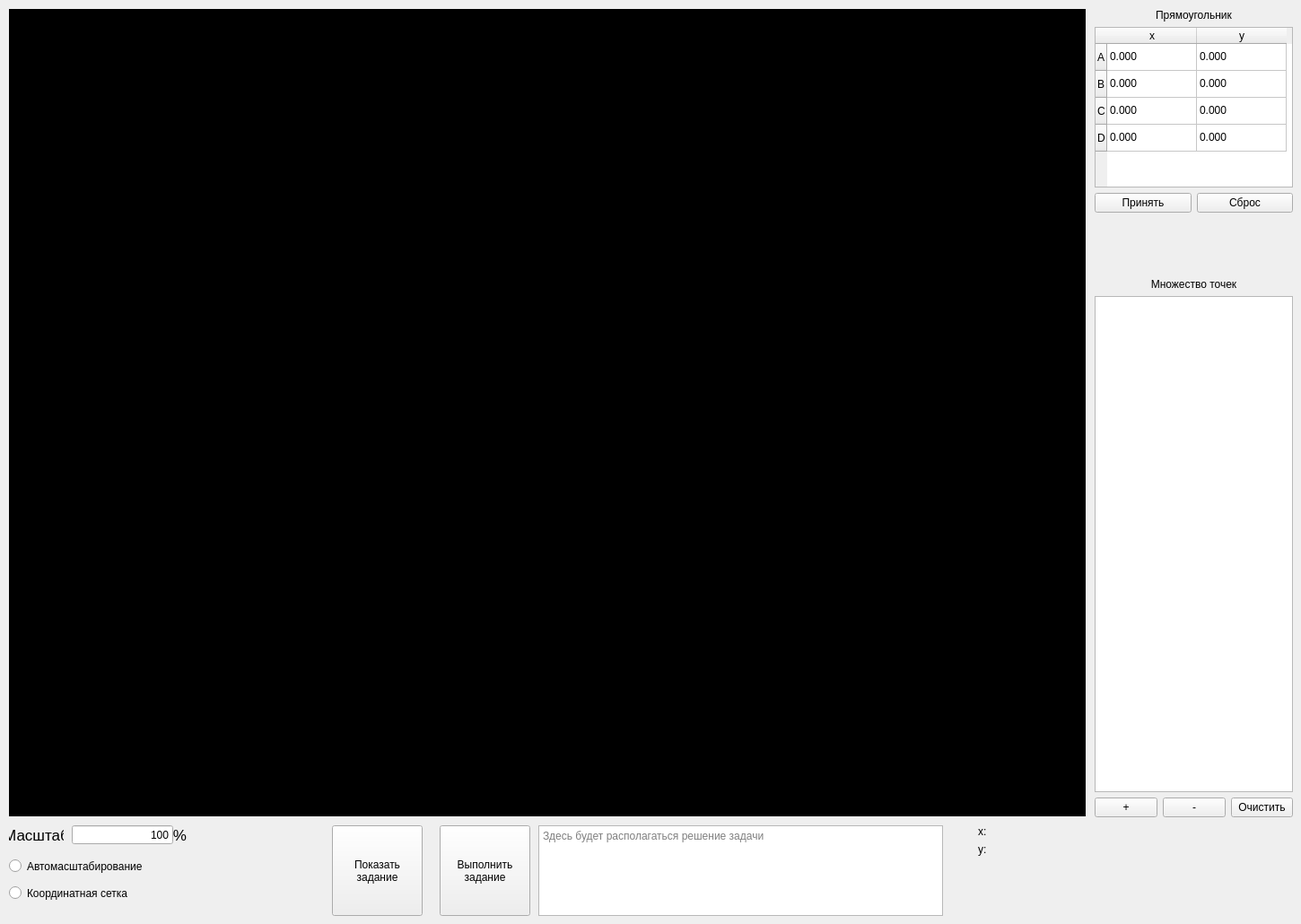
<?xml version="1.0" encoding="UTF-8"?>
<ui version="4.0">
 <class>MainWindow</class>
 <widget class="QMainWindow" name="MainWindow">
  <property name="geometry">
   <rect>
    <x>0</x>
    <y>0</y>
    <width>1450</width>
    <height>1030</height>
   </rect>
  </property>
  <property name="sizePolicy">
   <sizepolicy hsizetype="Fixed" vsizetype="Fixed">
    <horstretch>0</horstretch>
    <verstretch>0</verstretch>
   </sizepolicy>
  </property>
  <property name="minimumSize">
   <size>
    <width>1450</width>
    <height>1030</height>
   </size>
  </property>
  <property name="maximumSize">
   <size>
    <width>1450</width>
    <height>1030</height>
   </size>
  </property>
  <property name="windowTitle">
   <string>Лабораторная работа №1</string>
  </property>
  <property name="tabShape">
   <enum>QTabWidget::Rounded</enum>
  </property>
  <property name="unifiedTitleAndToolBarOnMac">
   <bool>true</bool>
  </property>
  <widget class="QWidget" name="centralwidget">
   <widget class="QPushButton" name="showTaskButton">
    <property name="geometry">
     <rect>
      <x>370</x>
      <y>920</y>
      <width>101</width>
      <height>101</height>
     </rect>
    </property>
    <property name="text">
     <string>Показать
задание</string>
    </property>
   </widget>
   <widget class="QGraphicsView" name="graphicsView">
    <property name="geometry">
     <rect>
      <x>10</x>
      <y>10</y>
      <width>1200</width>
      <height>900</height>
     </rect>
    </property>
    <property name="sizePolicy">
     <sizepolicy hsizetype="Fixed" vsizetype="Fixed">
      <horstretch>0</horstretch>
      <verstretch>0</verstretch>
     </sizepolicy>
    </property>
    <property name="palette">
     <palette>
      <active>
       <colorrole role="WindowText">
        <brush brushstyle="SolidPattern">
         <color alpha="255">
          <red>255</red>
          <green>255</green>
          <blue>255</blue>
         </color>
        </brush>
       </colorrole>
       <colorrole role="Button">
        <brush brushstyle="SolidPattern">
         <color alpha="255">
          <red>0</red>
          <green>0</green>
          <blue>0</blue>
         </color>
        </brush>
       </colorrole>
       <colorrole role="Light">
        <brush brushstyle="SolidPattern">
         <color alpha="255">
          <red>0</red>
          <green>0</green>
          <blue>0</blue>
         </color>
        </brush>
       </colorrole>
       <colorrole role="Midlight">
        <brush brushstyle="SolidPattern">
         <color alpha="255">
          <red>0</red>
          <green>0</green>
          <blue>0</blue>
         </color>
        </brush>
       </colorrole>
       <colorrole role="Dark">
        <brush brushstyle="SolidPattern">
         <color alpha="255">
          <red>0</red>
          <green>0</green>
          <blue>0</blue>
         </color>
        </brush>
       </colorrole>
       <colorrole role="Mid">
        <brush brushstyle="SolidPattern">
         <color alpha="255">
          <red>0</red>
          <green>0</green>
          <blue>0</blue>
         </color>
        </brush>
       </colorrole>
       <colorrole role="Text">
        <brush brushstyle="SolidPattern">
         <color alpha="255">
          <red>255</red>
          <green>255</green>
          <blue>255</blue>
         </color>
        </brush>
       </colorrole>
       <colorrole role="BrightText">
        <brush brushstyle="SolidPattern">
         <color alpha="255">
          <red>255</red>
          <green>255</green>
          <blue>255</blue>
         </color>
        </brush>
       </colorrole>
       <colorrole role="ButtonText">
        <brush brushstyle="SolidPattern">
         <color alpha="255">
          <red>255</red>
          <green>255</green>
          <blue>255</blue>
         </color>
        </brush>
       </colorrole>
       <colorrole role="Base">
        <brush brushstyle="SolidPattern">
         <color alpha="255">
          <red>0</red>
          <green>0</green>
          <blue>0</blue>
         </color>
        </brush>
       </colorrole>
       <colorrole role="Window">
        <brush brushstyle="SolidPattern">
         <color alpha="255">
          <red>0</red>
          <green>0</green>
          <blue>0</blue>
         </color>
        </brush>
       </colorrole>
       <colorrole role="Shadow">
        <brush brushstyle="SolidPattern">
         <color alpha="255">
          <red>0</red>
          <green>0</green>
          <blue>0</blue>
         </color>
        </brush>
       </colorrole>
       <colorrole role="AlternateBase">
        <brush brushstyle="SolidPattern">
         <color alpha="255">
          <red>0</red>
          <green>0</green>
          <blue>0</blue>
         </color>
        </brush>
       </colorrole>
       <colorrole role="ToolTipBase">
        <brush brushstyle="SolidPattern">
         <color alpha="255">
          <red>255</red>
          <green>255</green>
          <blue>220</blue>
         </color>
        </brush>
       </colorrole>
       <colorrole role="ToolTipText">
        <brush brushstyle="SolidPattern">
         <color alpha="255">
          <red>0</red>
          <green>0</green>
          <blue>0</blue>
         </color>
        </brush>
       </colorrole>
       <colorrole role="PlaceholderText">
        <brush brushstyle="SolidPattern">
         <color alpha="127">
          <red>255</red>
          <green>255</green>
          <blue>255</blue>
         </color>
        </brush>
       </colorrole>
       <colorrole role="Accent">
        <brush brushstyle="SolidPattern">
         <color alpha="255">
          <red>0</red>
          <green>0</green>
          <blue>0</blue>
         </color>
        </brush>
       </colorrole>
      </active>
      <inactive>
       <colorrole role="WindowText">
        <brush brushstyle="SolidPattern">
         <color alpha="255">
          <red>255</red>
          <green>255</green>
          <blue>255</blue>
         </color>
        </brush>
       </colorrole>
       <colorrole role="Button">
        <brush brushstyle="SolidPattern">
         <color alpha="255">
          <red>0</red>
          <green>0</green>
          <blue>0</blue>
         </color>
        </brush>
       </colorrole>
       <colorrole role="Light">
        <brush brushstyle="SolidPattern">
         <color alpha="255">
          <red>0</red>
          <green>0</green>
          <blue>0</blue>
         </color>
        </brush>
       </colorrole>
       <colorrole role="Midlight">
        <brush brushstyle="SolidPattern">
         <color alpha="255">
          <red>0</red>
          <green>0</green>
          <blue>0</blue>
         </color>
        </brush>
       </colorrole>
       <colorrole role="Dark">
        <brush brushstyle="SolidPattern">
         <color alpha="255">
          <red>0</red>
          <green>0</green>
          <blue>0</blue>
         </color>
        </brush>
       </colorrole>
       <colorrole role="Mid">
        <brush brushstyle="SolidPattern">
         <color alpha="255">
          <red>0</red>
          <green>0</green>
          <blue>0</blue>
         </color>
        </brush>
       </colorrole>
       <colorrole role="Text">
        <brush brushstyle="SolidPattern">
         <color alpha="255">
          <red>255</red>
          <green>255</green>
          <blue>255</blue>
         </color>
        </brush>
       </colorrole>
       <colorrole role="BrightText">
        <brush brushstyle="SolidPattern">
         <color alpha="255">
          <red>255</red>
          <green>255</green>
          <blue>255</blue>
         </color>
        </brush>
       </colorrole>
       <colorrole role="ButtonText">
        <brush brushstyle="SolidPattern">
         <color alpha="255">
          <red>255</red>
          <green>255</green>
          <blue>255</blue>
         </color>
        </brush>
       </colorrole>
       <colorrole role="Base">
        <brush brushstyle="SolidPattern">
         <color alpha="255">
          <red>0</red>
          <green>0</green>
          <blue>0</blue>
         </color>
        </brush>
       </colorrole>
       <colorrole role="Window">
        <brush brushstyle="SolidPattern">
         <color alpha="255">
          <red>0</red>
          <green>0</green>
          <blue>0</blue>
         </color>
        </brush>
       </colorrole>
       <colorrole role="Shadow">
        <brush brushstyle="SolidPattern">
         <color alpha="255">
          <red>0</red>
          <green>0</green>
          <blue>0</blue>
         </color>
        </brush>
       </colorrole>
       <colorrole role="AlternateBase">
        <brush brushstyle="SolidPattern">
         <color alpha="255">
          <red>0</red>
          <green>0</green>
          <blue>0</blue>
         </color>
        </brush>
       </colorrole>
       <colorrole role="ToolTipBase">
        <brush brushstyle="SolidPattern">
         <color alpha="255">
          <red>255</red>
          <green>255</green>
          <blue>220</blue>
         </color>
        </brush>
       </colorrole>
       <colorrole role="ToolTipText">
        <brush brushstyle="SolidPattern">
         <color alpha="255">
          <red>0</red>
          <green>0</green>
          <blue>0</blue>
         </color>
        </brush>
       </colorrole>
       <colorrole role="PlaceholderText">
        <brush brushstyle="SolidPattern">
         <color alpha="127">
          <red>255</red>
          <green>255</green>
          <blue>255</blue>
         </color>
        </brush>
       </colorrole>
       <colorrole role="Accent">
        <brush brushstyle="SolidPattern">
         <color alpha="255">
          <red>0</red>
          <green>0</green>
          <blue>0</blue>
         </color>
        </brush>
       </colorrole>
      </inactive>
      <disabled>
       <colorrole role="WindowText">
        <brush brushstyle="SolidPattern">
         <color alpha="255">
          <red>0</red>
          <green>0</green>
          <blue>0</blue>
         </color>
        </brush>
       </colorrole>
       <colorrole role="Button">
        <brush brushstyle="SolidPattern">
         <color alpha="255">
          <red>0</red>
          <green>0</green>
          <blue>0</blue>
         </color>
        </brush>
       </colorrole>
       <colorrole role="Light">
        <brush brushstyle="SolidPattern">
         <color alpha="255">
          <red>0</red>
          <green>0</green>
          <blue>0</blue>
         </color>
        </brush>
       </colorrole>
       <colorrole role="Midlight">
        <brush brushstyle="SolidPattern">
         <color alpha="255">
          <red>0</red>
          <green>0</green>
          <blue>0</blue>
         </color>
        </brush>
       </colorrole>
       <colorrole role="Dark">
        <brush brushstyle="SolidPattern">
         <color alpha="255">
          <red>0</red>
          <green>0</green>
          <blue>0</blue>
         </color>
        </brush>
       </colorrole>
       <colorrole role="Mid">
        <brush brushstyle="SolidPattern">
         <color alpha="255">
          <red>0</red>
          <green>0</green>
          <blue>0</blue>
         </color>
        </brush>
       </colorrole>
       <colorrole role="Text">
        <brush brushstyle="SolidPattern">
         <color alpha="255">
          <red>0</red>
          <green>0</green>
          <blue>0</blue>
         </color>
        </brush>
       </colorrole>
       <colorrole role="BrightText">
        <brush brushstyle="SolidPattern">
         <color alpha="255">
          <red>255</red>
          <green>255</green>
          <blue>255</blue>
         </color>
        </brush>
       </colorrole>
       <colorrole role="ButtonText">
        <brush brushstyle="SolidPattern">
         <color alpha="255">
          <red>0</red>
          <green>0</green>
          <blue>0</blue>
         </color>
        </brush>
       </colorrole>
       <colorrole role="Base">
        <brush brushstyle="SolidPattern">
         <color alpha="255">
          <red>0</red>
          <green>0</green>
          <blue>0</blue>
         </color>
        </brush>
       </colorrole>
       <colorrole role="Window">
        <brush brushstyle="SolidPattern">
         <color alpha="255">
          <red>0</red>
          <green>0</green>
          <blue>0</blue>
         </color>
        </brush>
       </colorrole>
       <colorrole role="Shadow">
        <brush brushstyle="SolidPattern">
         <color alpha="255">
          <red>0</red>
          <green>0</green>
          <blue>0</blue>
         </color>
        </brush>
       </colorrole>
       <colorrole role="AlternateBase">
        <brush brushstyle="SolidPattern">
         <color alpha="255">
          <red>0</red>
          <green>0</green>
          <blue>0</blue>
         </color>
        </brush>
       </colorrole>
       <colorrole role="ToolTipBase">
        <brush brushstyle="SolidPattern">
         <color alpha="255">
          <red>255</red>
          <green>255</green>
          <blue>220</blue>
         </color>
        </brush>
       </colorrole>
       <colorrole role="ToolTipText">
        <brush brushstyle="SolidPattern">
         <color alpha="255">
          <red>0</red>
          <green>0</green>
          <blue>0</blue>
         </color>
        </brush>
       </colorrole>
       <colorrole role="PlaceholderText">
        <brush brushstyle="SolidPattern">
         <color alpha="127">
          <red>0</red>
          <green>0</green>
          <blue>0</blue>
         </color>
        </brush>
       </colorrole>
       <colorrole role="Accent">
        <brush brushstyle="SolidPattern">
         <color alpha="255">
          <red>0</red>
          <green>0</green>
          <blue>0</blue>
         </color>
        </brush>
       </colorrole>
      </disabled>
     </palette>
    </property>
    <property name="cursor" stdset="0">
     <cursorShape>WaitCursor</cursorShape>
    </property>
    <property name="verticalScrollBarPolicy">
     <enum>Qt::ScrollBarAlwaysOff</enum>
    </property>
    <property name="horizontalScrollBarPolicy">
     <enum>Qt::ScrollBarAlwaysOff</enum>
    </property>
    <property name="dragMode">
     <enum>QGraphicsView::NoDrag</enum>
    </property>
    <property name="transformationAnchor">
     <enum>QGraphicsView::NoAnchor</enum>
    </property>
    <property name="resizeAnchor">
     <enum>QGraphicsView::NoAnchor</enum>
    </property>
    <property name="viewportUpdateMode">
     <enum>QGraphicsView::NoViewportUpdate</enum>
    </property>
   </widget>
   <widget class="QRadioButton" name="showCoordinatesRadio">
    <property name="enabled">
     <bool>true</bool>
    </property>
    <property name="geometry">
     <rect>
      <x>10</x>
      <y>980</y>
      <width>171</width>
      <height>31</height>
     </rect>
    </property>
    <property name="text">
     <string>Координатная сетка</string>
    </property>
    <property name="checked">
     <bool>false</bool>
    </property>
    <property name="autoExclusive">
     <bool>false</bool>
    </property>
   </widget>
   <widget class="QLabel" name="sizeLabel">
    <property name="geometry">
     <rect>
      <x>10</x>
      <y>920</y>
      <width>61</width>
      <height>21</height>
     </rect>
    </property>
    <property name="font">
     <font>
      <pointsize>13</pointsize>
     </font>
    </property>
    <property name="text">
     <string>Масштаб</string>
    </property>
    <property name="alignment">
     <set>Qt::AlignCenter</set>
    </property>
   </widget>
   <widget class="QLineEdit" name="sizeInput">
    <property name="geometry">
     <rect>
      <x>80</x>
      <y>920</y>
      <width>113</width>
      <height>21</height>
     </rect>
    </property>
    <property name="text">
     <string>100</string>
    </property>
    <property name="alignment">
     <set>Qt::AlignRight|Qt::AlignTrailing|Qt::AlignVCenter</set>
    </property>
   </widget>
   <widget class="QLabel" name="percentLabel">
    <property name="geometry">
     <rect>
      <x>170</x>
      <y>920</y>
      <width>61</width>
      <height>21</height>
     </rect>
    </property>
    <property name="font">
     <font>
      <pointsize>13</pointsize>
     </font>
    </property>
    <property name="text">
     <string>%</string>
    </property>
    <property name="alignment">
     <set>Qt::AlignCenter</set>
    </property>
   </widget>
   <widget class="QWidget" name="formLayoutWidget">
    <property name="geometry">
     <rect>
      <x>1090</x>
      <y>920</y>
      <width>121</width>
      <height>44</height>
     </rect>
    </property>
    <layout class="QFormLayout" name="formLayout">
     <property name="sizeConstraint">
      <enum>QLayout::SetFixedSize</enum>
     </property>
     <property name="fieldGrowthPolicy">
      <enum>QFormLayout::AllNonFixedFieldsGrow</enum>
     </property>
     <property name="labelAlignment">
      <set>Qt::AlignLeading|Qt::AlignLeft|Qt::AlignVCenter</set>
     </property>
     <item row="0" column="1">
      <widget class="QLabel" name="cursorPositionX">
       <property name="text">
        <string/>
       </property>
      </widget>
     </item>
     <item row="1" column="0">
      <widget class="QLabel" name="positionLabelY">
       <property name="text">
        <string>y:</string>
       </property>
      </widget>
     </item>
     <item row="0" column="0">
      <widget class="QLabel" name="positionLabelX">
       <property name="sizePolicy">
        <sizepolicy hsizetype="Fixed" vsizetype="Fixed">
         <horstretch>0</horstretch>
         <verstretch>0</verstretch>
        </sizepolicy>
       </property>
       <property name="text">
        <string>x:</string>
       </property>
      </widget>
     </item>
     <item row="1" column="1">
      <widget class="QLabel" name="cursorPositionY">
       <property name="text">
        <string/>
       </property>
      </widget>
     </item>
    </layout>
   </widget>
   <widget class="QWidget" name="verticalLayoutWidget">
    <property name="geometry">
     <rect>
      <x>1220</x>
      <y>310</y>
      <width>221</width>
      <height>601</height>
     </rect>
    </property>
    <layout class="QVBoxLayout" name="tableLayout">
     <item>
      <widget class="QLabel" name="tableLayoutLabel">
       <property name="text">
        <string>Множество точек</string>
       </property>
       <property name="alignment">
        <set>Qt::AlignCenter</set>
       </property>
      </widget>
     </item>
     <item>
      <widget class="QTableView" name="pointsTableView"/>
     </item>
     <item>
      <layout class="QHBoxLayout" name="horizontalLayout">
       <property name="sizeConstraint">
        <enum>QLayout::SetFixedSize</enum>
       </property>
       <item>
        <widget class="QPushButton" name="addRecordButton">
         <property name="text">
          <string>+</string>
         </property>
        </widget>
       </item>
       <item>
        <widget class="QPushButton" name="deleteRecordButton">
         <property name="text">
          <string>-</string>
         </property>
        </widget>
       </item>
       <item>
        <widget class="QPushButton" name="clearRecordsButton">
         <property name="text">
          <string>Очистить</string>
         </property>
        </widget>
       </item>
      </layout>
     </item>
    </layout>
   </widget>
   <widget class="QWidget" name="verticalLayoutWidget_2">
    <property name="geometry">
     <rect>
      <x>1220</x>
      <y>10</y>
      <width>221</width>
      <height>292</height>
     </rect>
    </property>
    <layout class="QVBoxLayout" name="verticalLayout" stretch="0,3,1,1">
     <property name="sizeConstraint">
      <enum>QLayout::SetDefaultConstraint</enum>
     </property>
     <item>
      <widget class="QLabel" name="rectangleLabel">
       <property name="sizePolicy">
        <sizepolicy hsizetype="Preferred" vsizetype="Fixed">
         <horstretch>0</horstretch>
         <verstretch>0</verstretch>
        </sizepolicy>
       </property>
       <property name="text">
        <string>Прямоугольник</string>
       </property>
       <property name="alignment">
        <set>Qt::AlignCenter</set>
       </property>
      </widget>
     </item>
     <item>
      <widget class="QTableWidget" name="rectangleTableWidget">
       <property name="sizePolicy">
        <sizepolicy hsizetype="Expanding" vsizetype="Expanding">
         <horstretch>0</horstretch>
         <verstretch>0</verstretch>
        </sizepolicy>
       </property>
       <row>
        <property name="text">
         <string>A</string>
        </property>
       </row>
       <row>
        <property name="text">
         <string>B</string>
        </property>
       </row>
       <row>
        <property name="text">
         <string>C</string>
        </property>
       </row>
       <row>
        <property name="text">
         <string>D</string>
        </property>
       </row>
       <column>
        <property name="text">
         <string>x</string>
        </property>
       </column>
       <column>
        <property name="text">
         <string>y</string>
        </property>
       </column>
       <item row="0" column="0">
        <property name="text">
         <string>0.000</string>
        </property>
       </item>
       <item row="0" column="1">
        <property name="text">
         <string>0.000</string>
        </property>
       </item>
       <item row="1" column="0">
        <property name="text">
         <string>0.000</string>
        </property>
       </item>
       <item row="1" column="1">
        <property name="text">
         <string>0.000</string>
        </property>
       </item>
       <item row="2" column="0">
        <property name="text">
         <string>0.000</string>
        </property>
       </item>
       <item row="2" column="1">
        <property name="text">
         <string>0.000</string>
        </property>
       </item>
       <item row="3" column="0">
        <property name="text">
         <string>0.000</string>
        </property>
       </item>
       <item row="3" column="1">
        <property name="text">
         <string>0.000</string>
        </property>
       </item>
      </widget>
     </item>
     <item>
      <layout class="QHBoxLayout" name="horizontalLayout_2">
       <item>
        <widget class="QPushButton" name="rectangleAcceptButton">
         <property name="text">
          <string>Принять</string>
         </property>
        </widget>
       </item>
       <item>
        <widget class="QPushButton" name="rectangleResetButton">
         <property name="text">
          <string>Сброс</string>
         </property>
        </widget>
       </item>
      </layout>
     </item>
     <item>
      <widget class="QLabel" name="rectangleActionStatusLabel">
       <property name="sizePolicy">
        <sizepolicy hsizetype="Expanding" vsizetype="Expanding">
         <horstretch>0</horstretch>
         <verstretch>0</verstretch>
        </sizepolicy>
       </property>
       <property name="minimumSize">
        <size>
         <width>100</width>
         <height>10</height>
        </size>
       </property>
       <property name="text">
        <string/>
       </property>
       <property name="wordWrap">
        <bool>true</bool>
       </property>
      </widget>
     </item>
    </layout>
   </widget>
   <widget class="QPushButton" name="solveTaskButton">
    <property name="geometry">
     <rect>
      <x>490</x>
      <y>920</y>
      <width>101</width>
      <height>101</height>
     </rect>
    </property>
    <property name="text">
     <string>Выполнить
задание</string>
    </property>
   </widget>
   <widget class="QRadioButton" name="autoScaleRadio">
    <property name="enabled">
     <bool>true</bool>
    </property>
    <property name="geometry">
     <rect>
      <x>10</x>
      <y>950</y>
      <width>191</width>
      <height>31</height>
     </rect>
    </property>
    <property name="text">
     <string>Автомасштабирование</string>
    </property>
    <property name="checked">
     <bool>false</bool>
    </property>
    <property name="autoExclusive">
     <bool>false</bool>
    </property>
   </widget>
   <widget class="QTextEdit" name="solutionTextEdit">
    <property name="geometry">
     <rect>
      <x>600</x>
      <y>920</y>
      <width>451</width>
      <height>101</height>
     </rect>
    </property>
    <property name="readOnly">
     <bool>true</bool>
    </property>
    <property name="placeholderText">
     <string>Здесь будет располагаться решение задачи</string>
    </property>
   </widget>
  </widget>
 </widget>
 <resources/>
 <connections/>
</ui>
